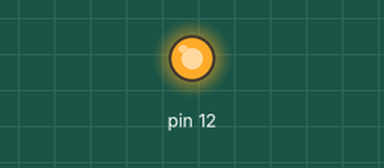
The sketch below on a simulated Arduino Uno, built with avr-gcc and run on an emulated ATmega328P. Parts: output pins drawn as LEDs (lit = HIGH).

Above: at 0.1 s.
Timing chart, 0 to 1.6 s (numbered marks = the images above):
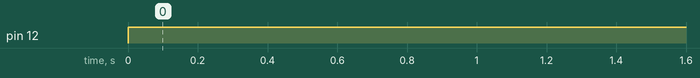

The sketch:

serialTest.ino
```cpp
//void setup() {
//  Serial.begin(115200);
//  vibratorInit();
//}
//
//int state = 0, inByte;
//const long interval = 500;
//
//void vibratorInit(void) {
//  pinMode(12, OUTPUT);
//}
//
//void loop() {
//  bluetoothCheck();
//
//  while(state == 1) // Right turn
//    vibrate();
//}
//
//void bluetoothCheck(void) {
//  if(Serial.available()) {
//    inByte = (int)Serial.read();
//    inByte -= 48;
//    if(inByte == 1) {
//      state = inByte;
//      Serial.println(state, DEC); // For testing purposes
//    }
//  }
//}
//
//void vibrate(void) {
//  unsigned long start = millis();
//  digitalWrite(12, HIGH);
//  while((millis() - start) < interval) {}
//  digitalWrite(12, LOW);
//  state = 0;
//}

void setup() {
  pinMode(12, OUTPUT);
}

void loop() {
  digitalWrite(12, HIGH);
  delay(1000);
}
```

Measured:
- by itself, pin 12: LOW → HIGH at 0.00 s
